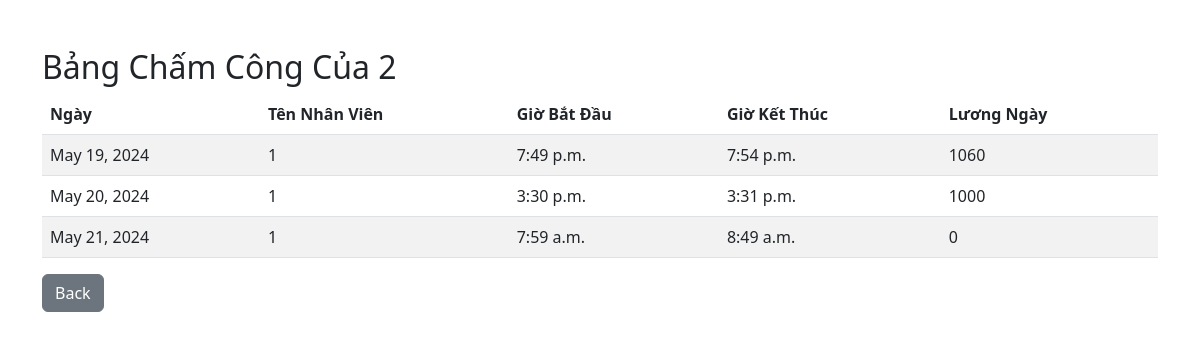
The page /check_attendance/2/ on the database as committed earlier.
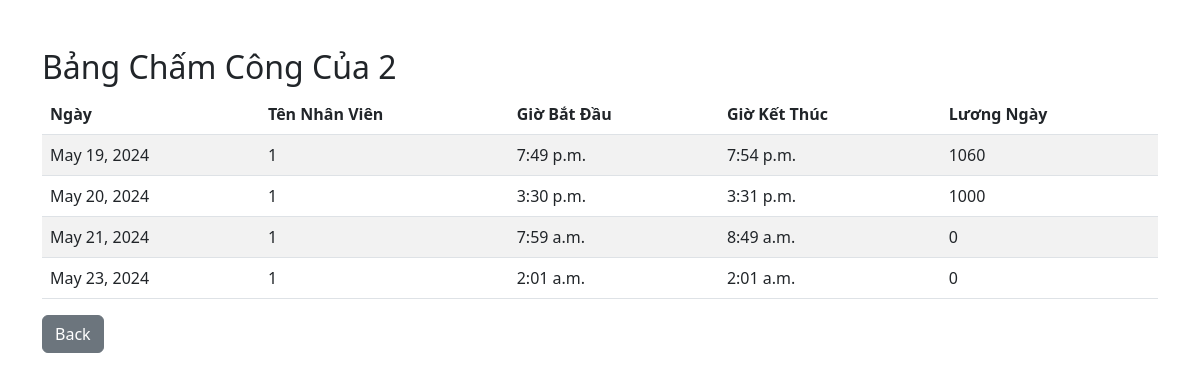
The same page on the database as committed later.
### WebChamCong/models.py (models this page shows)
class BangChamCong(models.Model):
    account = models.ForeignKey(Account, on_delete=models.CASCADE)
    ngay = models.DateField()
    start_time = models.TimeField()
    end_time = models.TimeField(null=True)
    luong_ngay = models.IntegerField(null=True)

class Account(models.Model):
    username = models.CharField(max_length=50,unique=True)
    password = models.CharField(max_length=50)
    role = models.CharField(max_length=20)
    salary = models.IntegerField(null=True)

### WebChamCong/views.py (the view)
# urls.py: path('check_attendance', views.check_attendance, name='check_attendance'),
def check_attendance(request, account_id=None):
        checkday = request.POST.get('checkday')
        logged_in_username = request.session.get('logged_in_username')
        logged_in_role = request.session.get('logged_in_role')
        if account_id!=None:
            account = get_object_or_404(Account, id=account_id)
            attendance_records = BangChamCong.objects.filter(account=account)
            checkday=account_id
        elif logged_in_role == 'admin':
            attendance_records = BangChamCong.objects.filter(ngay=checkday)
        else:
            account = Account.objects.get(username=logged_in_username)
            attendance_records = BangChamCong.objects.filter(account=account, ngay=checkday)
        context = {
            'attendance_records': attendance_records,
            'checkday': checkday,
        }
        print(attendance_records)
        return render(request, 'attendance.html', context)

### WebChamCong/templates/attendance.html (shortened to what this page needs)
<!DOCTYPE html>
<html>
<head>
    <link rel="stylesheet" href="https://cdn.jsdelivr.net/npm/bootstrap@5.2.3/dist/css/bootstrap.min.css">
</head>
<body>
    <div class="container my-5">
        <h2>Bảng Chấm Công Của {{ checkday }}</h2>
        <table class="table table-striped">
            <thead>
                <tr>
                    <th>Ngày</th>
                    <th>Tên Nhân Viên</th>
                    <th>Giờ Bắt Đầu</th>
                    <th>Giờ Kết Thúc</th>
                    <th>Lương Ngày</th>
                </tr>
            </thead>
            <tbody>
                {% for record in attendance_records %}
                <tr>
                    <td>{{ record.ngay }}</td>
                    <td>{{ record.account.username }}</td>
                    <td>{{ record.start_time }}</td>
                    <td>{{ record.end_time|default:"Không có dữ liệu" }}</td>
                    <td>{{ record.luong_ngay|default:0 }}</td>
                </tr>
                {% empty %}
                <tr>
                    <td colspan="5" class="text-center">Không có dữ liệu chấm công cho ngày này.</td>
                </tr>
                {% endfor %}
            </tbody>
        </table>
        <a href="{% url 'WebChamCong:main' %}" class="btn btn-secondary">Back</a>
    </div>
</body>
</html>

Rows that differ between the two databases and show on the page:
added BangChamCong: ngay "May 23, 2024", account.username "1", start_time "2:01 a.m.", end_time "2:01 a.m.", luong_ngay "0"
